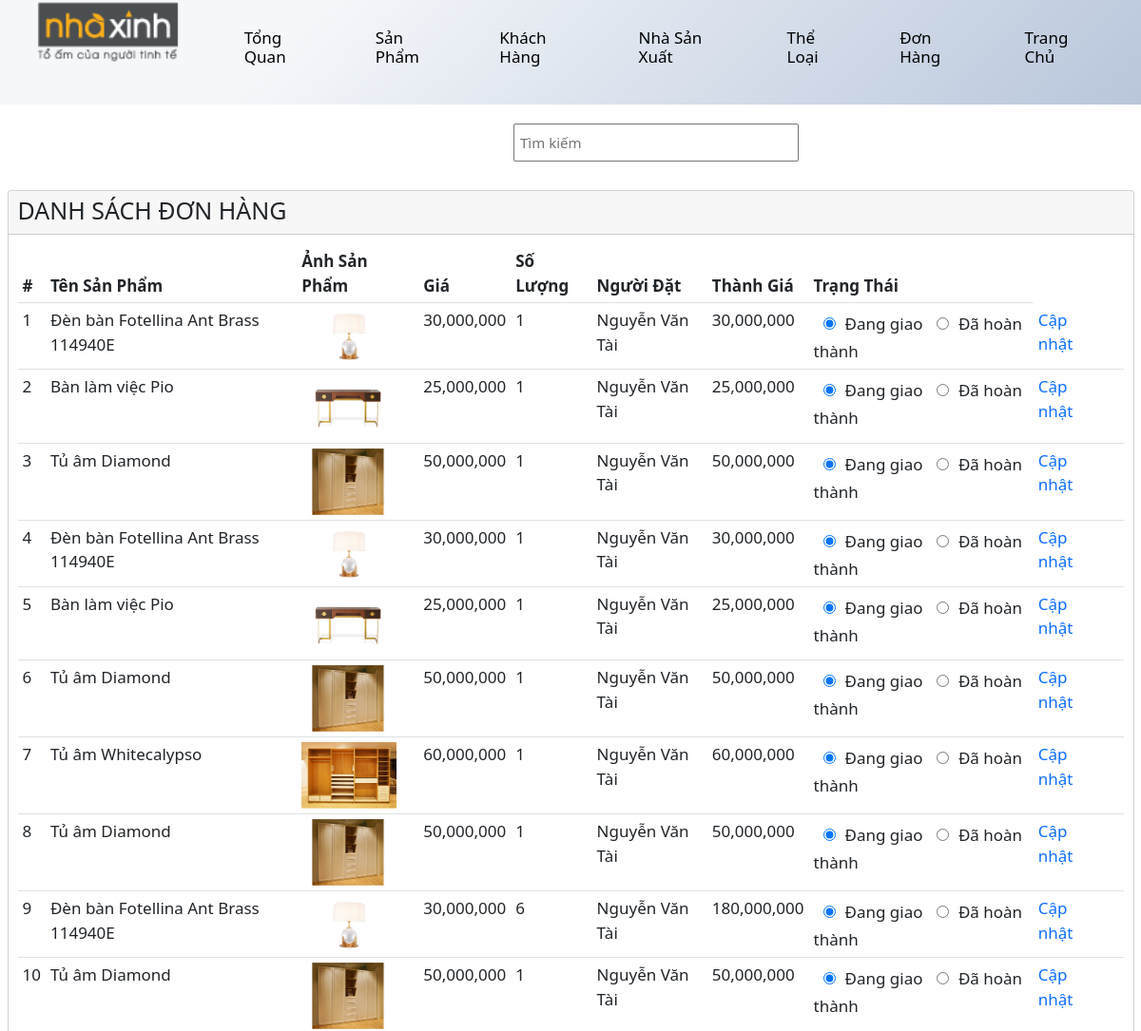
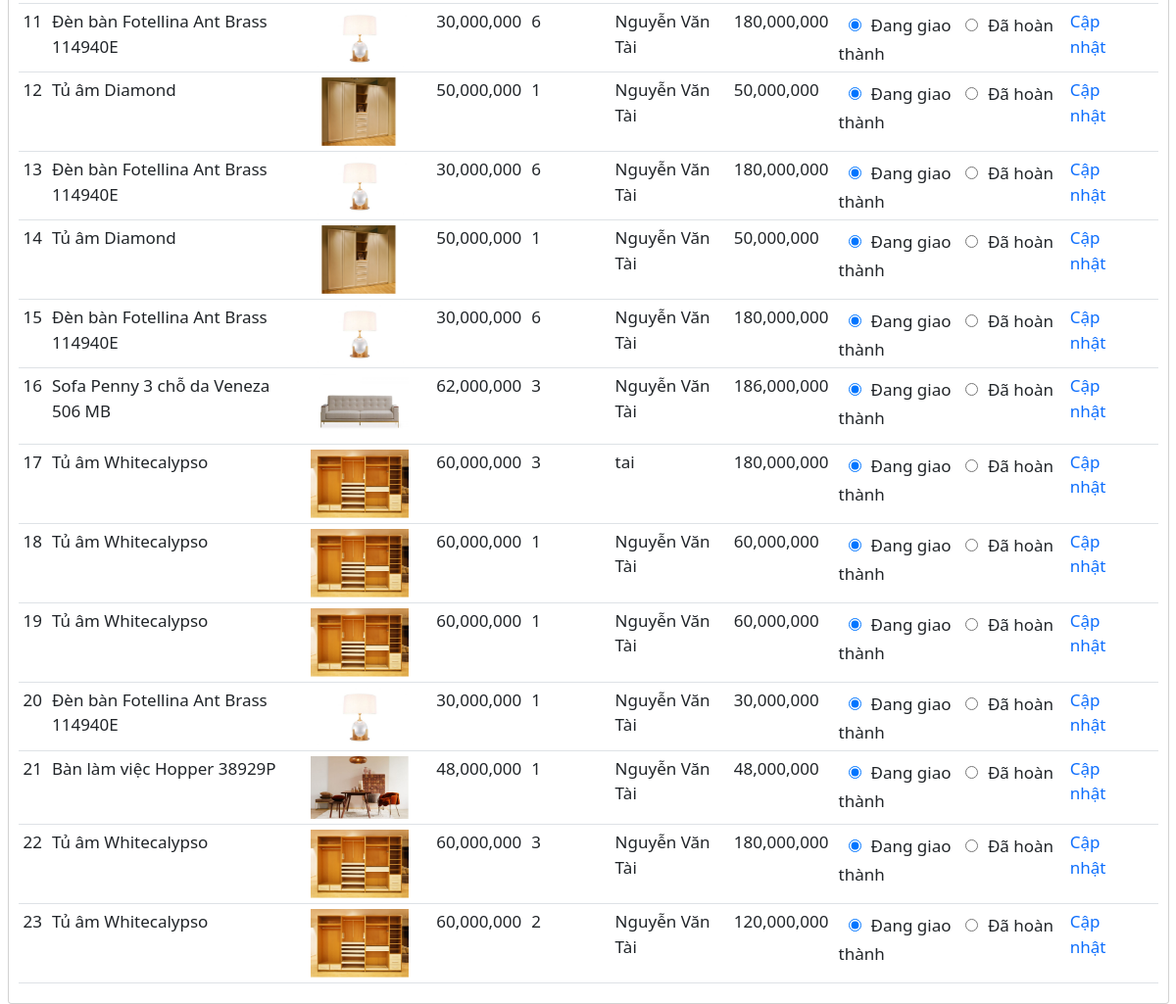
Screenshot of /QLDonHang/index.php with the database file from the repository (2 pictures, top to bottom).
### tables this page shows
CREATE TABLE `donhang` (
  `maDH` int(11) NOT NULL,
  `tenSP` varchar(50) NOT NULL,
  `image` char(50) NOT NULL,
  `donGia` double NOT NULL,
  `soLuong` int(11) NOT NULL,
  `thanhTien` double NOT NULL,
  `maHD` int(10) NOT NULL
);

CREATE TABLE `hoadon` (
  `maHD` int(10) NOT NULL,
  `tenKH` varchar(255) NOT NULL,
  `diaChi` varchar(255) NOT NULL,
  `soDT` varchar(255) NOT NULL,
  `mail` varchar(255) NOT NULL,
  `tongTien` double NOT NULL,
  `pttt` varchar(50) NOT NULL
);

### QLDonHang/donhang/danhsach.php (the view, shortened to what this page needs)
<!DOCTYPE html>
<html lang="en">
<head>
    <link rel="stylesheet" href="./font/themify-icons/themify-icons.css">
    <link rel="stylesheet" href="https://cdnjs.cloudflare.com/ajax/libs/font-awesome/6.1.1/css/all.min.css">
</head>
<body>
    <?php
    require_once 'header.php'
    ?>
    <div class="menu-search">
        <form action="index.php" method="GET">
            <input name="search" type="text" placeholder="Tìm kiếm">
        </form>
    </div>
</body>
</html>
<?php
require_once 'data/database.php';
$sql = "SELECT * FROM donhang inner join hoadon where donhang.maHD = hoadon.maHD";
$query = mysqli_query($conn, $sql);
?>
<div class="container-fluid">
    <div class="card">
        <div class="card-header">
            <h1>DANH SÁCH ĐƠN HÀNG</h1>
        </div>
        <div class="card-body">
            <table class="table">
                <thead class="thead-dark">
                    <tr>
                        <th>#</th>
                        <th>Tên Sản Phẩm</th>
                        <th>Ảnh Sản Phẩm</th>
                        <th>Giá</th>
                        <th>Số Lượng</th>
                        <th>Người Đặt</th>
                        <th>Thành Giá</th>
                        <th col="2">Trạng Thái</th>
                    </tr>
                </thead>
                <tbody>
                    <?php
                    $i = 1;
                    while ($row = mysqli_fetch_assoc($query)) { ?>
                        <tr>
                            <td><?php echo $i++; ?></td>
                            <td><?php echo $row['tenSP']; ?></td>
                            <td>
                                <img style="width: 100px;" src="../image/<?php echo $row['image']; ?>" alt="">
                            </td>
                            <td><?php echo number_format($row['donGia'], 0, ' ', ',')  ?></td>
                            <td><?php echo $row['soLuong']; ?></td>
                            <td><?php echo $row['tenKH'] ?></td>
                            <td><?php echo   number_format($row['thanhTien'], 0, " ",","); ?></td>
                            <td>
                                <form action="">
                                    <input type="radio" style="margin: 10px; padding: 16px;"  name="status"  value="Đang giao" checked>Đang giao
                                    <input type="radio" name="status" style="margin: 10px;" value="Đã hoàn thành">Đã hoàn thành
                                </form>
                            </td>
                            <td>
                                <a style="text-decoration: none; margin-right: 20px;" href="index.php?page_layout=chitiet&id=<?php echo $row['maHD']; ?>">Cập nhật</a>
                            </td>
                        </tr>
                    <?php } ?>
                </tbody>
            </table>
        </div>
    </div>
</div>

### QLDonHang/index.php (shortened to what this page needs)
<?php
    require_once 'data/database.php';
?>
<!DOCTYPE html>
<html lang="en">
<head>
    <link href="https://cdn.jsdelivr.net/npm/bootstrap@5.2.0-beta1/dist/css/bootstrap.min.css" rel="stylesheet">
</head>
<body>
    <?php
        if(isset($_GET['page_layout'])) {
            switch ($_GET['page_layout']) {
                case 'danhsach':
                    require_once 'donhang/danhsach.php';
                    break;
                default:
                    require_once 'donhang/danhsach.php';
                    break;
            }
        }else {
            require_once 'donhang/danhsach.php';
        }
    ?>
</body>
</html>

### QLDonHang/donhang/header.php
<div class="header">
    <div class="menu">
        <div class="menu-logo">
            <img src="../image/logo-nha-xinh-moi-200422.png" alt="Ảnh" class="logo">
        </div>
        <div class="menu-list">
            <ul class="list">
                <li class="item"><a href="../Backend/home.php">Tổng Quan</a></li>
                <li class="item"><a href="../QLSanPham/index.php">Sản Phẩm</a></li>
                <li class="item"><a href="../QLKhachHang/index.php">Khách Hàng</a></li>
                <li class="item"><a href="../QLNhaSX/index.php">Nhà Sản Xuất</a></li>
                <li class="item"><a href="../QLTheLoai/index.php">Thể Loại</a></li>
                <li class="item"><a href="../QLDonHang/index.php">Đơn Hàng</a></li>
                <li class="item"><a href="../Page/Home.php">Trang Chủ</a></li>
            </ul>
        </div>
    </div>
</div>

### QLDonHang/donhang/danhsach.php (style rules this page uses)
* { margin: 0; padding: 0; box-sizing: border-box; }
html { font-size: 62.5%; line-height: 1.6rem; box-sizing: border-box; font-family: 'Roboto', sans-serif; }
.header { margin: -20px 0 20px; background-color: #b8c6db; background-image: linear-gradient(315deg, #b8c6db 0%, #f5f7fa 74%); }
.menu { display: flex; margin: 20px; }
.menu-logo { width: 200px; }
.logo { width: 100%; }
.menu-list { margin: auto; }
.list { display: flex; list-style: none; line-height: 20px; }
.item>a { display: block; color: black; margin: 30px 30px; text-decoration: none; font-size: 600; font-size: 1.7rem; }
.menu-search { margin-left: 45%; margin-bottom: 30px; }
.menu-search form { width: 300px; height: 40px; }
.menu-search form input { width: 100%; height: 100%; font-size: 15px; outline: none; padding-left: 5px; }
.container-fluid { font-size: 17px; }

### rows the page displays
donhang: tenSP "Đèn bàn Fotellina Ant Brass 114940E", image (picture), donGia "30,000,000", soLuong "1", maHD.tenKH "Nguyễn Văn Tài", thanhTien "30,000,000"
donhang: tenSP "Bàn làm việc Pio", image (picture), donGia "25,000,000", soLuong "1", maHD.tenKH "Nguyễn Văn Tài", thanhTien "25,000,000"
donhang: tenSP "Tủ âm Diamond", image (picture), donGia "50,000,000", soLuong "1", maHD.tenKH "Nguyễn Văn Tài", thanhTien "50,000,000"
donhang: tenSP "Đèn bàn Fotellina Ant Brass 114940E", image (picture), donGia "30,000,000", soLuong "1", maHD.tenKH "Nguyễn Văn Tài", thanhTien "30,000,000"
donhang: tenSP "Bàn làm việc Pio", image (picture), donGia "25,000,000", soLuong "1", maHD.tenKH "Nguyễn Văn Tài", thanhTien "25,000,000"
donhang: tenSP "Tủ âm Diamond", image (picture), donGia "50,000,000", soLuong "1", maHD.tenKH "Nguyễn Văn Tài", thanhTien "50,000,000"
donhang: tenSP "Tủ âm Whitecalypso", image (picture), donGia "60,000,000", soLuong "1", maHD.tenKH "Nguyễn Văn Tài", thanhTien "60,000,000"
donhang: tenSP "Tủ âm Diamond", image (picture), donGia "50,000,000", soLuong "1", maHD.tenKH "Nguyễn Văn Tài", thanhTien "50,000,000"
donhang: tenSP "Đèn bàn Fotellina Ant Brass 114940E", image (picture), donGia "30,000,000", soLuong "6", maHD.tenKH "Nguyễn Văn Tài", thanhTien "180,000,000"
donhang: tenSP "Tủ âm Diamond", image (picture), donGia "50,000,000", soLuong "1", maHD.tenKH "Nguyễn Văn Tài", thanhTien "50,000,000"
donhang: tenSP "Đèn bàn Fotellina Ant Brass 114940E", image (picture), donGia "30,000,000", soLuong "6", maHD.tenKH "Nguyễn Văn Tài", thanhTien "180,000,000"
donhang: tenSP "Tủ âm Diamond", image (picture), donGia "50,000,000", soLuong "1", maHD.tenKH "Nguyễn Văn Tài", thanhTien "50,000,000"
donhang: tenSP "Đèn bàn Fotellina Ant Brass 114940E", image (picture), donGia "30,000,000", soLuong "6", maHD.tenKH "Nguyễn Văn Tài", thanhTien "180,000,000"
donhang: tenSP "Tủ âm Diamond", image (picture), donGia "50,000,000", soLuong "1", maHD.tenKH "Nguyễn Văn Tài", thanhTien "50,000,000"
donhang: tenSP "Đèn bàn Fotellina Ant Brass 114940E", image (picture), donGia "30,000,000", soLuong "6", maHD.tenKH "Nguyễn Văn Tài", thanhTien "180,000,000"
donhang: tenSP "Sofa Penny 3 chỗ da Veneza 506 MB", image (picture), donGia "62,000,000", soLuong "3", maHD.tenKH "Nguyễn Văn Tài", thanhTien "186,000,000"
donhang: tenSP "Tủ âm Whitecalypso", image (picture), donGia "60,000,000", soLuong "3", maHD.tenKH "tai", thanhTien "180,000,000"
donhang: tenSP "Tủ âm Whitecalypso", image (picture), donGia "60,000,000", soLuong "1", maHD.tenKH "Nguyễn Văn Tài", thanhTien "60,000,000"
donhang: tenSP "Tủ âm Whitecalypso", image (picture), donGia "60,000,000", soLuong "1", maHD.tenKH "Nguyễn Văn Tài", thanhTien "60,000,000"
donhang: tenSP "Đèn bàn Fotellina Ant Brass 114940E", image (picture), donGia "30,000,000", soLuong "1", maHD.tenKH "Nguyễn Văn Tài", thanhTien "30,000,000"
donhang: tenSP "Bàn làm việc Hopper 38929P", image (picture), donGia "48,000,000", soLuong "1", maHD.tenKH "Nguyễn Văn Tài", thanhTien "48,000,000"
donhang: tenSP "Tủ âm Whitecalypso", image (picture), donGia "60,000,000", soLuong "3", maHD.tenKH "Nguyễn Văn Tài", thanhTien "180,000,000"
donhang: tenSP "Tủ âm Whitecalypso", image (picture), donGia "60,000,000", soLuong "2", maHD.tenKH "Nguyễn Văn Tài", thanhTien "120,000,000"
